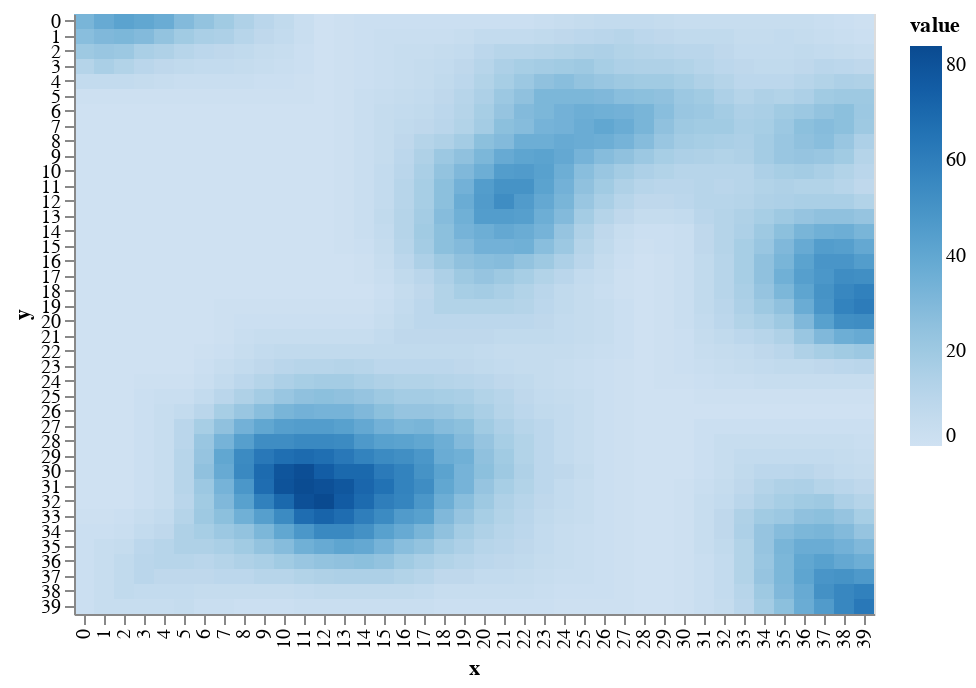

The notebook cell this image was saved under:
### Code cell
draw.drawRainFall(world.grid_rainfall)

### Figure 1 — Vega-Lite specification as saved in the notebook (floating-point values rounded to 4 significant figures; data arrays with more than 128 entries replaced by an {"elided": "..."} marker saying what was removed)
{"$schema": "https://vega.github.io/schema/vega-lite/v2.6.0.json", "config": {"view": {"height": 300, "width": 400}}, "data": {"name": "data-09ccae60ca5d244c8206312650d8fd75"}, "datasets": {"data-09ccae60ca5d244c8206312650d8fd75": {"elided": "1600 records"}}, "encoding": {"color": {"field": "value", "scale": {"scheme": "blues"}, "type": "quantitative"}, "x": {"field": "x", "type": "ordinal"}, "y": {"field": "y", "type": "ordinal"}}, "mark": "rect"}
